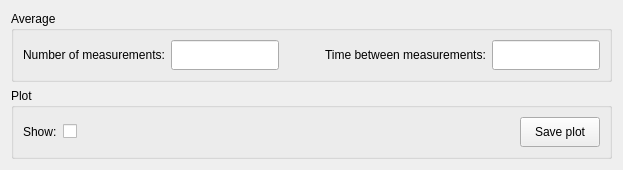
          <widget class="QWidget" name="Measure">
           <attribute name="title">
            <string>Measure</string>
           </attribute>
           <layout class="QGridLayout" name="gridLayout_6">
            <item row="1" column="1">
             <widget class="QGroupBox" name="Average">
              <property name="sizePolicy">
               <sizepolicy hsizetype="Minimum" vsizetype="Preferred">
                <horstretch>0</horstretch>
                <verstretch>0</verstretch>
               </sizepolicy>
              </property>
              <property name="title">
               <string>Average</string>
              </property>
              <layout class="QGridLayout" name="gridLayout_14">
               <item row="1" column="3">
                <widget class="QLabel" name="NumberOfMeasurementsL">
                 <property name="text">
                  <string>Number of measurements:</string>
                 </property>
                </widget>
               </item>
               <item row="1" column="5">
                <spacer name="horizontalSpacer_31">
                 <property name="orientation">
                  <enum>Qt::Horizontal</enum>
                 </property>
                 <property name="sizeHint" stdset="0">
                  <size>
                   <width>40</width>
                   <height>20</height>
                  </size>
                 </property>
                </spacer>
               </item>
               <item row="1" column="7">
                <widget class="QLineEdit" name="Pause">
                 <property name="maximumSize">
                  <size>
                   <width>16777215</width>
                   <height>30</height>
                  </size>
                 </property>
                 <property name="text">
                  <string/>
                 </property>
                </widget>
               </item>
               <item row="1" column="4">
                <widget class="QLineEdit" name="NumberOfMeasurements">
                 <property name="minimumSize">
                  <size>
                   <width>0</width>
                   <height>30</height>
                  </size>
                 </property>
                 <property name="maximumSize">
                  <size>
                   <width>16777215</width>
                   <height>30</height>
                  </size>
                 </property>
                 <property name="text">
                  <string/>
                 </property>
                </widget>
               </item>
               <item row="1" column="6">
                <widget class="QLabel" name="PauseL">
                 <property name="text">
                  <string>Time between measurements:</string>
                 </property>
                </widget>
               </item>
              </layout>
             </widget>
            </item>
            <item row="2" column="1">
             <widget class="QGroupBox" name="Plot">
              <property name="sizePolicy">
               <sizepolicy hsizetype="Minimum" vsizetype="Preferred">
                <horstretch>0</horstretch>
                <verstretch>0</verstretch>
               </sizepolicy>
              </property>
              <property name="title">
               <string>Plot</string>
              </property>
              <layout class="QGridLayout" name="gridLayout_19">
               <item row="1" column="0">
                <widget class="QLabel" name="ShowPlotL">
                 <property name="text">
                  <string>Show:</string>
                 </property>
                </widget>
               </item>
               <item row="1" column="2">
                <spacer name="horizontalSpacer_45">
                 <property name="orientation">
                  <enum>Qt::Horizontal</enum>
                 </property>
                 <property name="sizeHint" stdset="0">
                  <size>
                   <width>40</width>
                   <height>20</height>
                  </size>
                 </property>
                </spacer>
               </item>
               <item row="1" column="4">
                <widget class="QPushButton" name="Save_plot_button">
                 <property name="minimumSize">
                  <size>
                   <width>0</width>
                   <height>30</height>
                  </size>
                 </property>
                 <property name="maximumSize">
                  <size>
                   <width>16777215</width>
                   <height>30</height>
                  </size>
                 </property>
                 <property name="text">
                  <string>Save plot</string>
                 </property>
                </widget>
               </item>
               <item row="1" column="1">
                <widget class="QCheckBox" name="ShowPlot">
                 <property name="text">
                  <string/>
                 </property>
                </widget>
               </item>
              </layout>
             </widget>
            </item>
           </layout>
          </widget>
